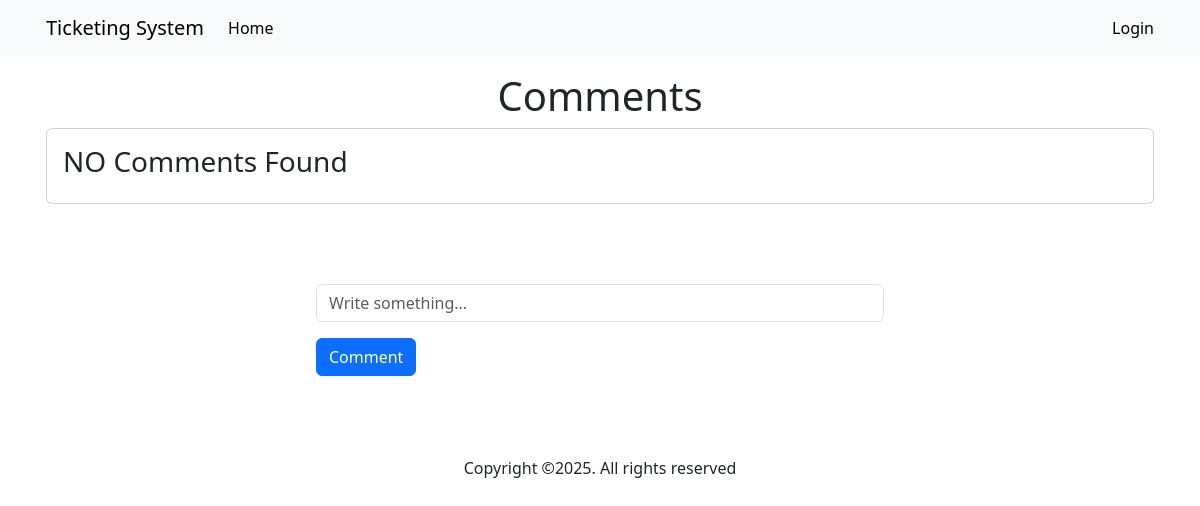
Before: /ticket/comments/1/ with the older database file.
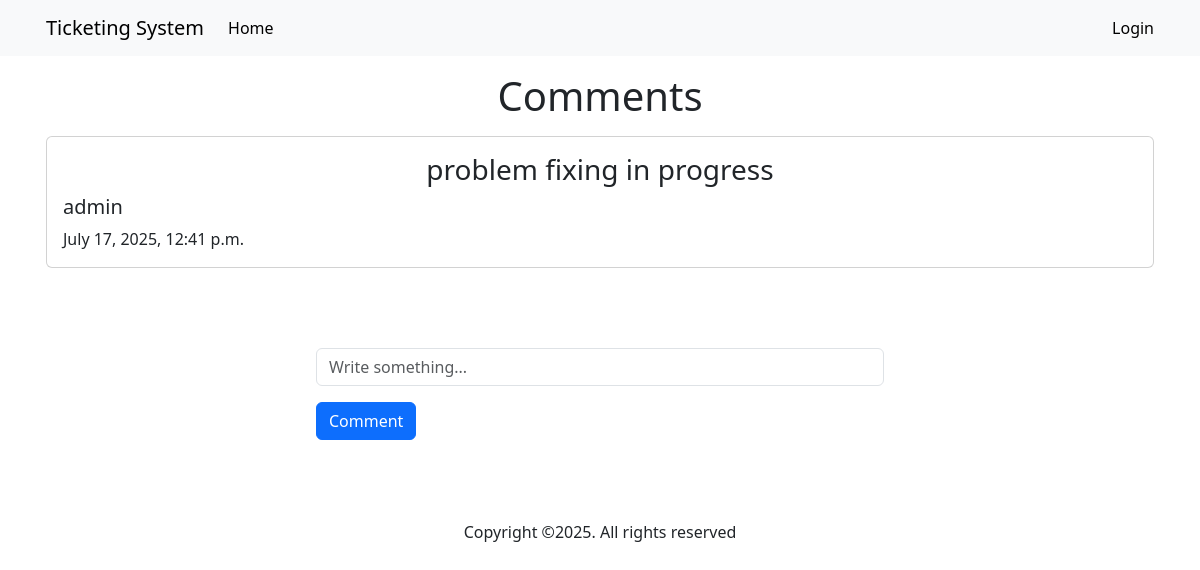
After: the same page with the newer database file.
### ticket/models.py (models this page shows, shortened)
class CommentModel(models.Model):
    user_info = models.ForeignKey(UserAccount, on_delete=models.CASCADE)
    ticket_no = models.IntegerField()
    message = models.CharField(max_length=255)
    created_at = models.DateTimeField(auto_now_add=True)

### account/models.py (models this page shows, shortened)
class UserAccount(AbstractBaseUser):
    full_name = models.CharField(max_length=255)
    username = models.CharField(max_length=255, unique=True)
    email = models.CharField(max_length=100, unique=True)
    is_admin = models.BooleanField(default=False)
    is_staff = models.BooleanField(default=False)
    is_active = models.BooleanField(default=False)
    USERNAME_FIELD = 'username'
    REQUIRED_FIELDS = ['full_name', 'email']
    objects = UserAccountManager()

### ticket/views.py (the view)
# urls.py: path('comments/<int:ticket_id>/', views.comment_page, name='comment'),
def comment_page(request, ticket_id):
    html_template_name = 'ticket/comment.html'
    ticket_value = ticket_id
    get_comment = CommentModel.objects.filter(ticket_no=ticket_id)
    if request.method == 'POST':
        comment_form = CommentForm(request.POST)
        if comment_form.is_valid():
            comment = comment_form.cleaned_data['message']
            save_comment = CommentModel.objects.create(
                user_info = request.user,
                ticket_no = ticket_id,
                message = comment,
            )
            comment_form = CommentForm()
            save_comment.save()
    else:
        comment_form = CommentForm()
    context = {
        'form': comment_form,
        'id_ticket': ticket_value,
        'comments' : get_comment,
    }
    return render(request, html_template_name, context)

### ticket/form.py
class CommentForm(forms.ModelForm):
    class Meta:
        model = CommentModel
        fields = ['message']
        widgets = {
            'message': forms.TextInput(attrs={'class': 'form-control', 'placeholder': 'Write something...'}),
        }

### templates/ticket/comment.html (shortened to what this page needs)
{% extends 'index.html' %}
{% load static %}
{% block content %}
    <section class="comment">
        <div class="container pt-3 mb-3">
            <h1 class="text-center">Comments</h1>
        {% if comments %}
        <div class="comment__main">
            {% for item in comments %}
                <div class="card mt-3 mb-3">
                    <div class="card-body">
                        <div class="comment__content">
                            <h3 class="text-center">{{ item.message }}</h3>
                        </div>
                        <div class="comment__user">
                            <h5>{{ item.user_info.username }}</h5><span>{{ item.created_at }}</span>
                        </div>
                    </div>
                </div>
            {% endfor %}
        </div>
        {% else %}
        <div class="card">
            <div class="card-body">
                <h3>NO Comments Found</h3>
            </div>
        </div>
        {% endif %}
        <div class="form__container mt-3 mb-3">
            <form action="{% url 'ticket:comment' id_ticket %}" method="POST">
                <div class="mb-3 pt-3">
                    {{ form.message }}
                </div>
                <button type="submit" class="btn btn-primary">Comment</button>
            </form>
        </div>
        </div>
    </section>
{% endblock %}

Changed rows visible on the page:
now on this page (row edited): CommentModel: message "problem fixing in progress", user_info.username "admin", created_at "July 17, 2025, 12:41 p.m."
Other visible differences:
text no longer shown: "NO Comments Found"
